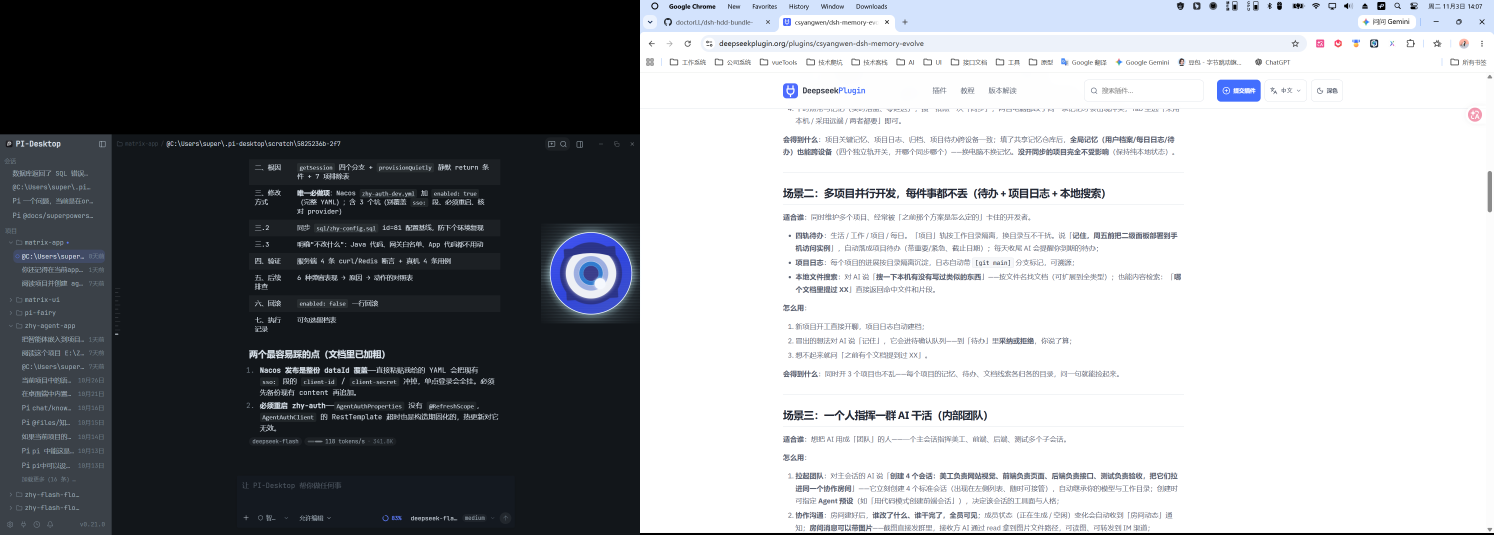
#> input picture .tmp-shot/screen.png, 4480 x 1603 px, found by its file name (shown at 1/3 size)
$ python crop3.py
#> lines starting #> are read from the running program, lines starting #| are printed output that depends on the picture
from PIL import Image
im=Image.open(r"E:\Code\Fairy-DSH-main\.tmp-shot\screen.png").convert("RGB")
#> im is the input picture: PIL image 4480x1603 RGB; mean R, G, B 150.7, 153, 156.5
print(im.size)
#| (4480, 1603)
im.crop((2820,1330,4480,1603)).save(r"E:\Code\Fairy-DSH-main\.tmp-shot\composer.png")
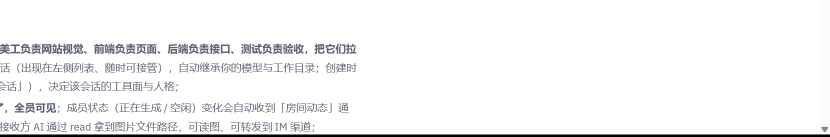
#> saved as composer.png: PIL image 1660x273 RGB (shown at 1/2 size); mean R, G, B 244.4, 244.6, 245.3
im.crop((2200,60,4480,1400)).resize((1140,670),Image.LANCZOS).save(r"E:\Code\Fairy-DSH-main\.tmp-shot\content.png")
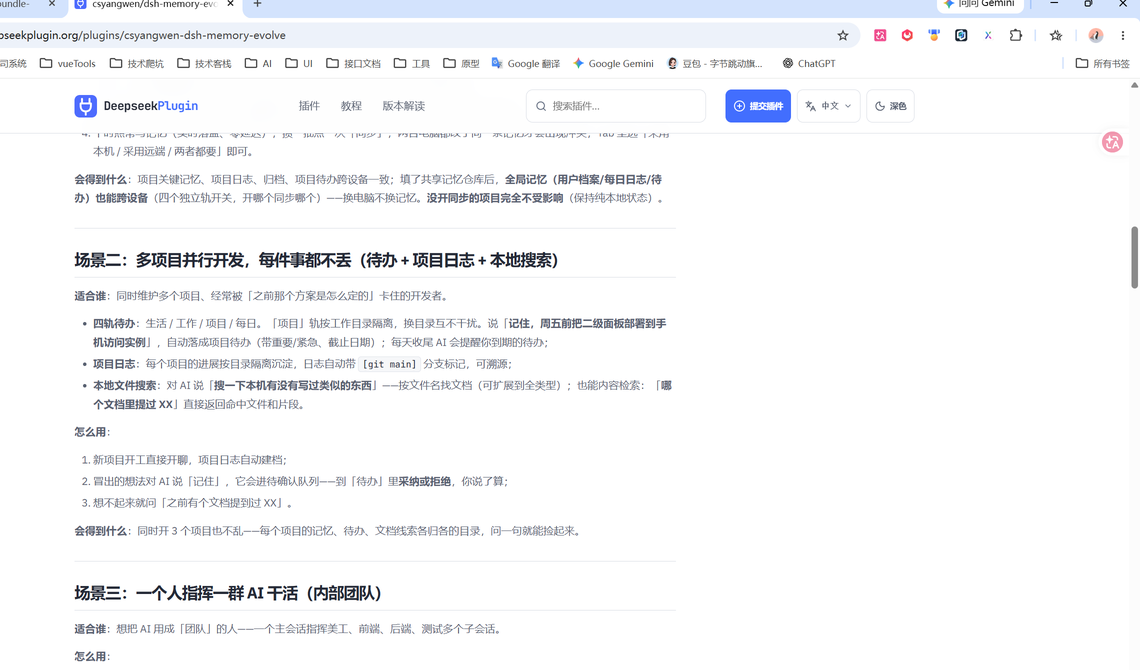
#> saved as content.png: PIL image 1140x670 RGB; mean R, G, B 246.2, 246.9, 248.7
